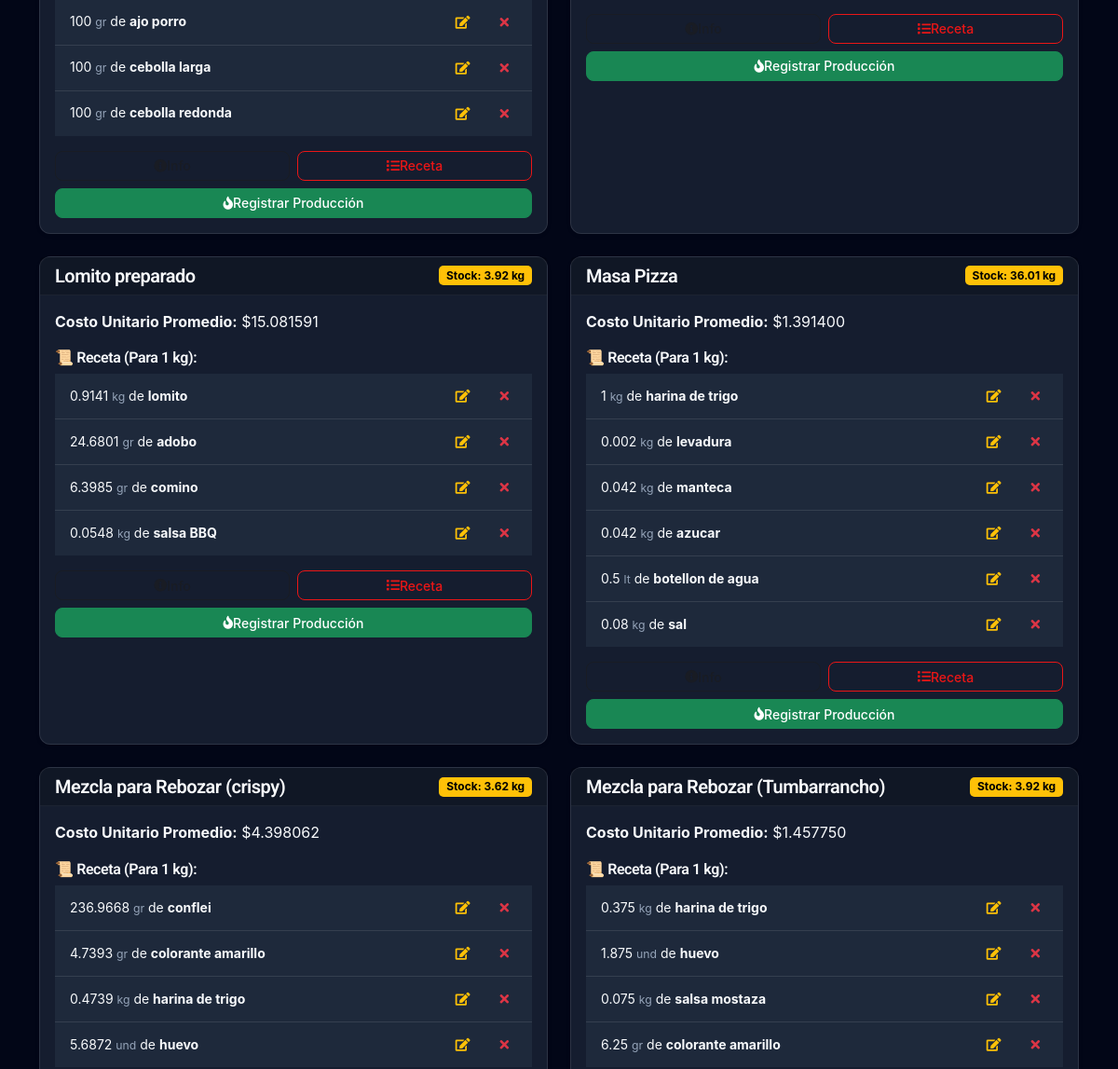
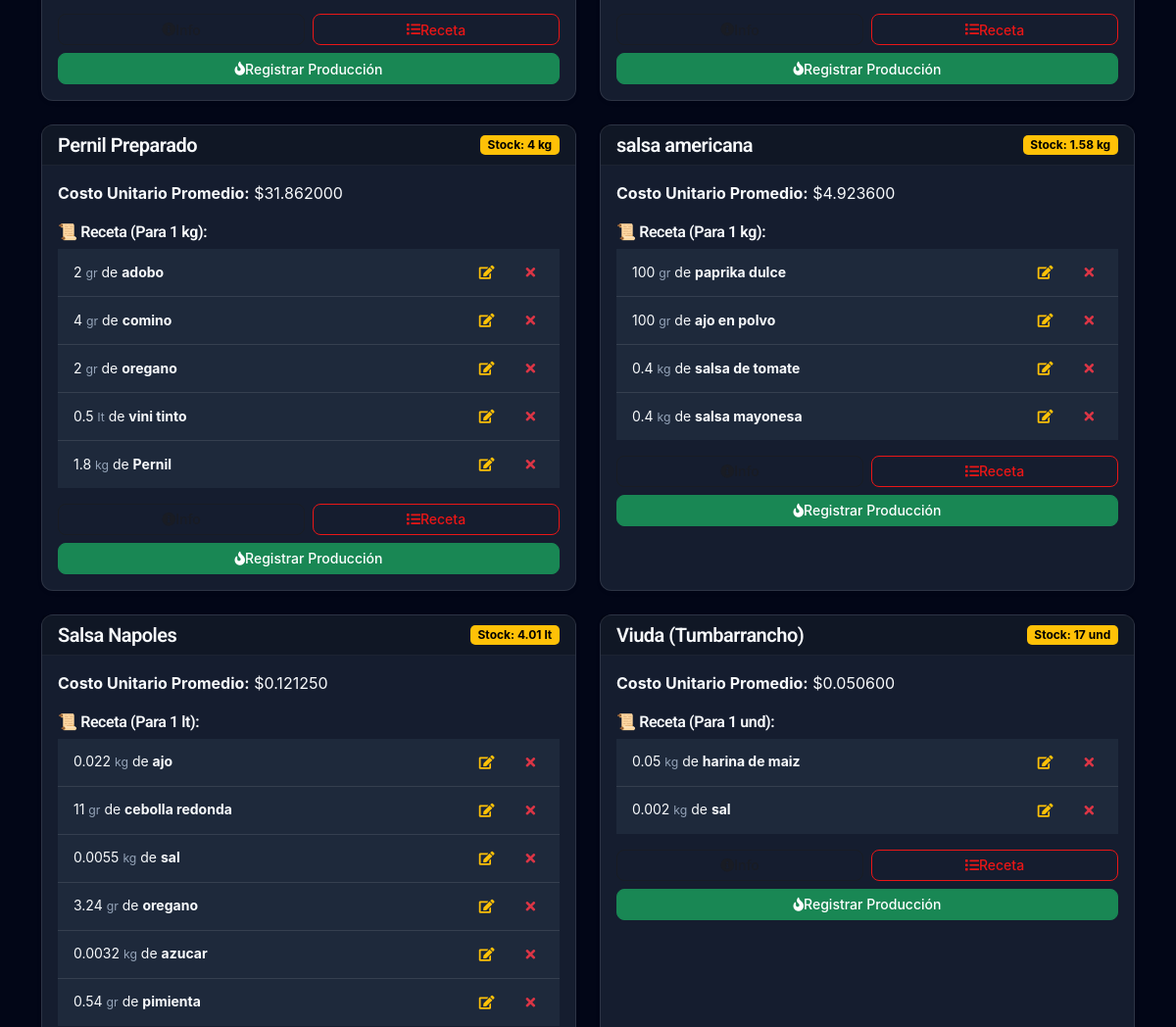
/admin/manufactura.php (middle part), run on an earlier commit of the app's database (2 pictures, top to bottom).
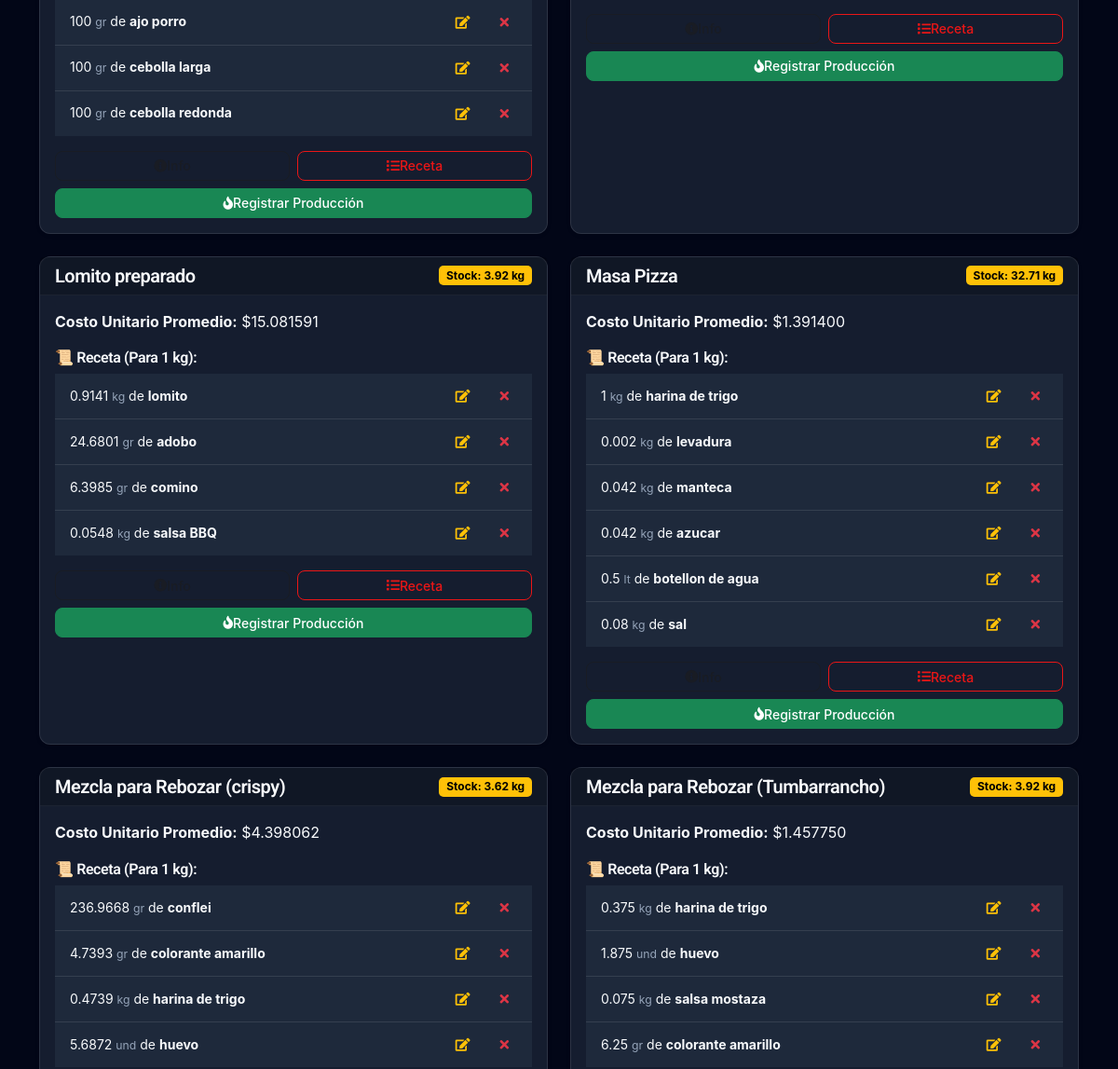
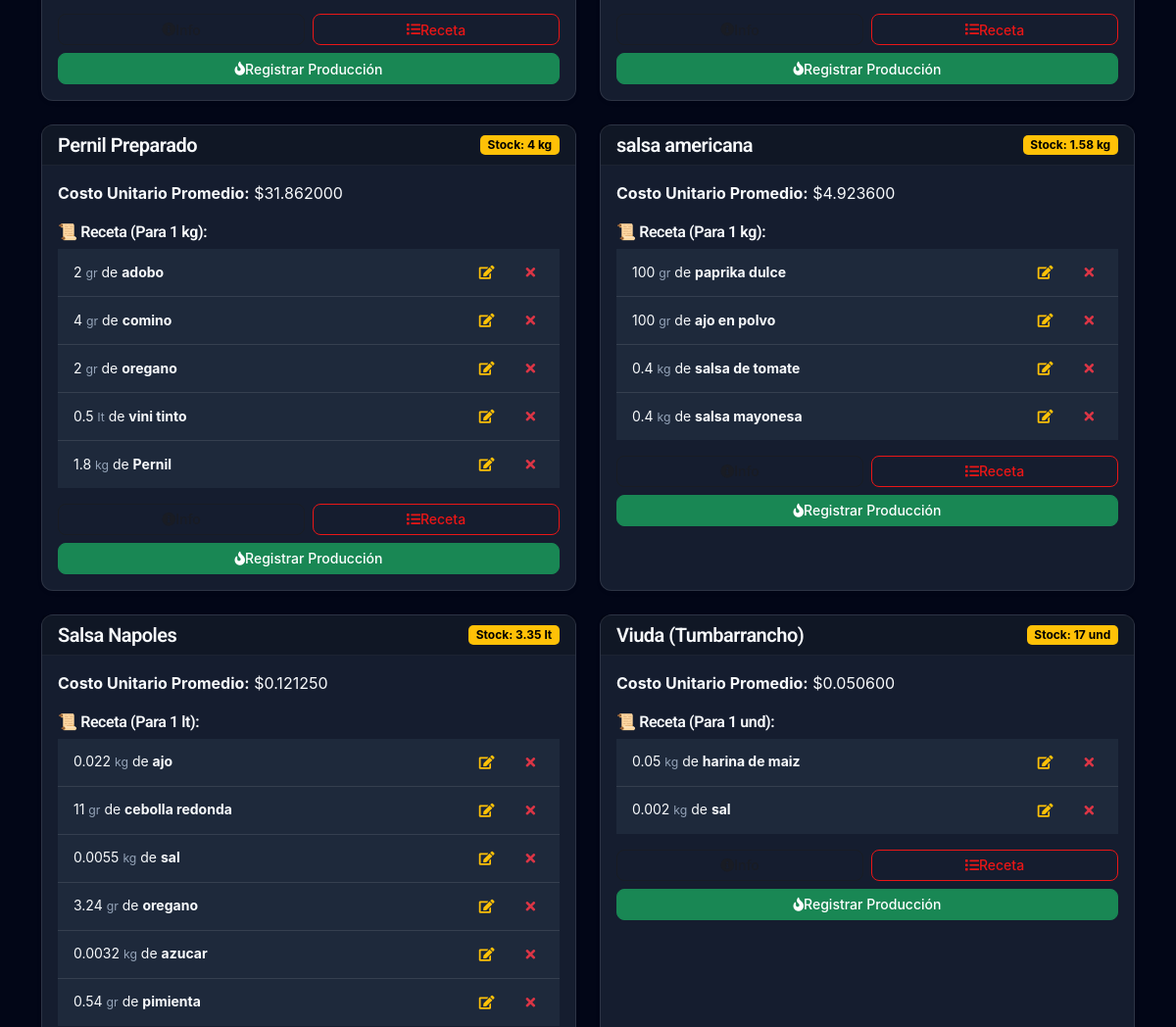
And on a later commit of the database (2 pictures, top to bottom).
### tables this page shows
CREATE TABLE `manufactured_products` (
  `id` int(11) NOT NULL,
  `name` varchar(100) NOT NULL,
  `unit` varchar(20) NOT NULL DEFAULT 'und',
  `stock` decimal(20,6) DEFAULT 0.000000,
  `unit_cost_average` decimal(20,6) DEFAULT 0.000000,
  `last_production_date` datetime DEFAULT NULL,
  `min_stock` decimal(20,6) DEFAULT 0.000000,
  `short_code` varchar(50) DEFAULT NULL
);

### templates/autoload.php (called while the page is built, shortened)
<?php
require_once __DIR__ . '/../funciones/UserManager.php';
require_once __DIR__ . '/../funciones/ProductionManager.php';
$productionManager = new ProductionManager($db);

### funciones/ProductionManager.php (called while the page is built, shortened)
<?php
class ProductionManager
{
    private $db;
    public function __construct($db)
    {
        $this->db = $db;
    }
    public function searchManufacturedProducts($query = '')
    {
        $sql = "SELECT * FROM manufactured_products";
        $params = [];
        $sql .= " ORDER BY name ASC";
        $stmt = $this->db->prepare($sql);
        $stmt->execute($params);
        return $stmt->fetchAll(PDO::FETCH_ASSOC);
    }
    public function getRecipe($manufacturedId)
    {
        $sql = "SELECT pr.*, rm.name as material_name, rm.unit as material_unit
                FROM production_recipes pr
                JOIN raw_materials rm ON pr.raw_material_id = rm.id
                WHERE pr.manufactured_product_id = ?";
        $stmt = $this->db->prepare($sql);
        $stmt->execute([$manufacturedId]);
        return $stmt->fetchAll(PDO::FETCH_ASSOC);
    }
}
?>

### admin/manufactura.php (the view, shortened to what the changed rows need)
<?php
require_once '../templates/autoload.php';
$search = $_GET['search'] ?? '';
$products = $productionManager->searchManufacturedProducts($search);
require_once '../templates/header.php';
?>
<div class="container mt-5">
    <div class="row">
        <?php foreach ($products as $p):
            $recipe = $productionManager->getRecipe($p['id']);
            ?>
            <div class="col-md-6 mb-4">
                <div class="card shadow-sm h-100">
                    <div class="card-header bg-dark text-white d-flex justify-content-between align-items-center">
                        <h5 class="m-0"><?= htmlspecialchars($p['name']) ?></h5>
                        <?php
                        $isLow = $p['stock'] <= ($p['min_stock'] ?? 0);
                        $stockBadgeClass = $isLow ? 'bg-danger' : 'bg-warning text-dark';
                        ?>
                        <span class="badge <?= $stockBadgeClass ?>">Stock: <?= floatval($p['stock']) ?>
                            <?= $p['unit'] ?></span>
                    </div>
                    <div class="card-body">
                        <div class="mb-3">
                            <strong>Costo Unitario Promedio:</strong> $<?= number_format($p['unit_cost_average'], 6) ?>
                        </div>
                        <h6>📜 Receta (Para 1 <?= $p['unit'] ?>):</h6>
                        <?php if (empty($recipe)): ?>
                            <p class="text-danger small">No hay receta definida.</p>
                        <?php else: ?>
                            <ul class="list-group list-group-flush mb-3 small">
                                <?php foreach ($recipe as $r): ?>
                                    <li class="list-group-item d-flex justify-content-between align-items-center px-3">
                                        <span><?= floatval($r['quantity_required']) ?> <small
                                                class="text-muted"><?= $r['material_unit'] ?></small> de
                                            <strong><?= $r['material_name'] ?></strong></span>
                                        <div class="btn-group">
                                            <button type="button" class="btn btn-sm text-warning hover-scale me-1"
                                                onclick="openEditRecipeModal(<?= $r['id'] ?>, '<?= addslashes($r['material_name']) ?>', <?= floatval($r['quantity_required']) ?>)"
                                                title="Editar Cantidad">
                                                <i class="fa fa-edit"></i>
                                            </button>
                                            <form method="POST" style="display:inline;"
                                                onsubmit="return confirm('¿Quitar ingrediente?')">
                                                <button type="submit" class="btn btn-sm text-danger hover-scale" title="Eliminar"><i
                                                        class="fa fa-times"></i></button>
                                            </form>
                                        </div>
                                    </li>
                                <?php endforeach; ?>
                            </ul>
                        <?php endif; ?>
                        <div class="d-grid gap-2">
                            <div class="row g-2">
                                <div class="col-6">
                                    <button class="btn btn-outline-secondary btn-sm w-100"
                                        onclick="openEditInfoModal(<?= $p['id'] ?>, '<?= htmlspecialchars($p['name']) ?>', '<?= $p['unit'] ?>', <?= floatval($p['min_stock']) ?>)">
                                        <i class="fa fa-info-circle"></i> Info
                                    </button>
                                </div>
                                <div class="col-6">
                                    <button class="btn btn-outline-primary btn-sm w-100"
                                        onclick="openRecipeModal(<?= $p['id'] ?>, '<?= $p['name'] ?>', '<?= $p['unit'] ?>')">
                                        <i class="fa fa-list"></i> Receta
                                    </button>
                                </div>
                            </div>
                            <button class="btn btn-success btn-sm"
                                onclick="openProduceModal(<?= $p['id'] ?>, '<?= $p['name'] ?>', '<?= $p['unit'] ?>')"
                                <?= empty($recipe) ? 'disabled' : '' ?>>
                                <i class="fa fa-fire"></i> Registrar Producción
                            </button>
                        </div>
                    </div>
                </div>
            </div>
        <?php endforeach; ?>
    </div>
</div>
<?php require_once '../templates/footer.php'; ?>

What changed in the data, as far as the page shows it:
changed manufactured_products "Masa Pizza": stock "36.01" → "32.71"
changed manufactured_products "Salsa Napoles": stock "4.01" → "3.35"
